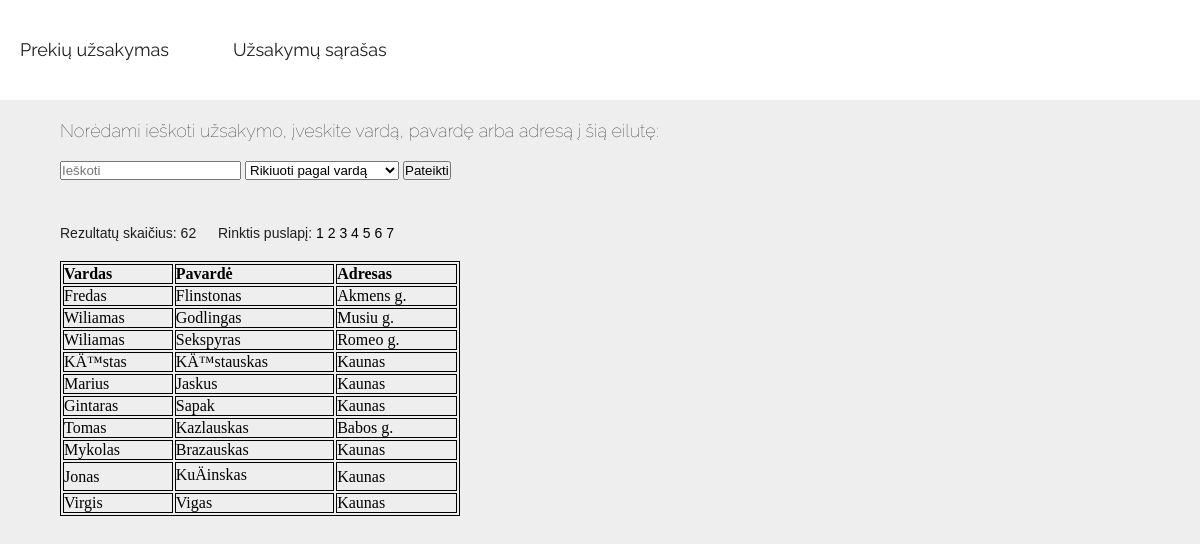
Page /sarasas.php?page=2 on the committed database.
### tables this page shows
CREATE TABLE `duomenys` (
  `id` int(11) NOT NULL AUTO_INCREMENT,
  `vardas` varchar(111) DEFAULT NULL,
  `pavarde` varchar(111) DEFAULT NULL,
  `adresas` varchar(111) DEFAULT NULL,
  KEY `id` (`id`)
);

### sarasas.php (the view, shortened to what this page needs)
<?php
include_once 'includes/dbh.php';
?>
<!DOCTYPE html>
<html>
<head>
	<link rel="stylesheet" href="style.css">
</head>
<body>
	<nav>
		<div class="wrapper">
	<ul>
	<li>
		<a href="index.php">Prekių užsakymas</a>
		<a href="sarasas.php">Užsakymų sąrašas</a>
	</li>
</ul>
</div>
</nav>
<div class="wrapper2">
<h2>Norėdami ieškoti užsakymo, įveskite vardą, pavardę arba adresą į šią eilutę:</h2>
<form method="GET" style="padding-bottom: 25px;">
	<input type="text" name="search" placeholder="Ieškoti" value="<?php if(isset($_POST['rikiavimas'])){echo $_GET['rikiavimas'] ;} ?>">
		<select name="rikiavimas">
	  <option value="varda">Rikiuoti pagal vardą</option>
	</select>
	<input type="submit" name="submit-rikiavimas" value="Pateikti" ></button>
</form>
<h3>Rezultatų skaičius: <?php
if (empty($search)){
		$totalcount = mysqli_num_rows(mysqli_query($conn, "SELECT * FROM duomenys"));
		}else{
		$totalcount = mysqli_num_rows(mysqli_query($conn, "SELECT * FROM duomenys WHERE (vardas LIKE '%$search%' OR pavarde LIKE '%$search%' OR adresas LIKE '%$search%')"));
		}
if(!empty($totalcount)){
	echo $totalcount;
}else{
	echo "Nėra tokių rezultatų";
}
?>
&emsp; Rinktis puslapį:
<?php
		if ($page = isset($_GET['page'])){
			$page = $_GET['page'];
		};
		if (empty($search)){
		$totalcount = mysqli_num_rows(mysqli_query($conn, "SELECT * FROM duomenys"));
		}else{
		$totalcount = mysqli_num_rows(mysqli_query($conn, "SELECT * FROM duomenys WHERE (vardas LIKE '%$search%' OR pavarde LIKE '%$search%' OR adresas LIKE '%$search%')"));
		}
		$a = $totalcount/10;
		$a = ceil($a)+1;
		for ($b=1; $b<$a; $b++){
			  ?><a
			  href="sarasas.php?page=<?php
			  echo $b;
			  if (!empty($rikiavimas)){
			  	echo '&rikiavimas=';
			  	echo $rikiavimas;
			  }
			  if (!empty($search)){
			  	echo '&search=';
			  	echo $search;
			  }
			  ?>"
			  style="text-decoration: none" method="_GET"><?php
			  	echo $b;
			  	 ?> </a>
			  <?php
		}
		if (empty($page) || $page == 1){
			$page = isset($_GET['page']);
			$page1 = 0;
		}else{
			$page1=($page*10)-10;
		}
if (empty($search)){
	if (isset($rikiavimas) &&  $rikiavimas =='varda'){
			$sql = "SELECT * FROM duomenys ORDER BY vardas LIMIT $page1, 10";
		}else if (isset($rikiavimas) &&  $rikiavimas =='pavarda'){
			$sql = "SELECT * FROM duomenys ORDER BY pavarde LIMIT $page1, 10";
		}else if (isset($rikiavimas) &&  $rikiavimas =='adresa'){
			$sql = "SELECT * FROM duomenys ORDER BY adresas LIMIT $page1, 10";
		}else{
			$sql = "SELECT * FROM duomenys LIMIT $page1, 10";
		}
	}
; ?> </h3>
<table>
	<tr>
		<th>Vardas</th>
		<th>Pavardė</th>
		<th>Adresas</th>
		<?php
		$results = mysqli_query($conn, $sql);
		while ($row = mysqli_fetch_assoc($results)){
			echo "<tr>";
			echo "<td>$row[vardas]</td>";
			echo "<td>$row[pavarde]</td>";
			echo "<td>$row[adresas]</td>";
			echo "</tr>";
	};
		?>
</table>
</div>
</body>
</html>

### style.css (style rules this page uses)
* { margin: 0; padding: 0; }
h2 { margin-top: 20px; margin-bottom: 20px; font-family: 'Raleway', sans-serif; font-size: 14px; font-weight: 100; text-decoration: none; color: #1e1e1e; color: #1e1e1e; text-align: center; }
h3 { margin-top: 20px; margin-bottom: 20px; font-family: 'Arial', sans-serif; font-size: 14px; font-weight: 100; text-decoration: none; color: #1e1e1e; color: #1e1e1e; }
ul li { list-style: none; display: inline-block; line-height: 100px; }
ul li a { font-family: 'Raleway', sans-serif; font-size: 14px; text-decoration: none; color: black; }
a { font-family: 'Arial', sans-serif; font-size: 14px; text-decoration: none; color: black; }
body { background-color: #eee; }
.wrapper { margin: 0 auto 0 0; width: 100%; }
.wrapper2 { width: 100%; height: 100px; }
nav { width: 100%; height: 100px; background-color: #fff; }
form { width: 90%; margin:0px auto; }
table { width: 100%; }
th { text-align: left; }
table, th, td { border:1px solid #000; }
@media only screen and (min-width: 768px) { h2 { margin-top: 20px; margin-bottom: 20px; font-family: 'Raleway', sans-serif; font-size: 18px; font-weight: 100; text-decoration: none; color: #1e1e1e; color: #1e1e1e; text-align: left; } }
@media only screen and (min-width: 768px) { ul li { list-style: none; display: inline-block; line-height: 100px; } }
@media only screen and (min-width: 768px) { ul li a { font-family: 'Raleway', sans-serif; font-size: 18px; text-decoration: none; color: #1e1e1e; padding: 0 20px; } }
@media only screen and (min-width: 768px) { body { background-color: #eee; } }
@media only screen and (min-width: 768px) { .wrapper { margin: 0 auto 0 0; width: 100%; } }
@media only screen and (min-width: 768px) { .wrapper2 { height: 100px; width: 90%; margin:0px auto; } }
@media only screen and (min-width: 768px) { nav { width: 100%; height: 100px; background-color: #fff; } }
@media only screen and (min-width: 768px) { form { width: 100%; margin:0px auto; } }
@media only screen and (min-width: 768px) { table { width: 400px; } }
@media only screen and (min-width: 768px) { th { text-align: left; } }
@media only screen and (min-width: 768px) { table, th, td { border:1px solid #000; } }

### rows in the picture
duomenys: vardas "Fredas", pavarde "Flinstonas", adresas "Akmens g."
duomenys: vardas "Wiliamas", pavarde "Godlingas", adresas "Musiu g."
duomenys: vardas "Wiliamas", pavarde "Sekspyras", adresas "Romeo g."
duomenys: vardas "KÄ™stas", pavarde "KÄ™stauskas", adresas "Kaunas"
duomenys: vardas "Marius", pavarde "Jaskus", adresas "Kaunas"
duomenys: vardas "Gintaras", pavarde "Sapak", adresas "Kaunas"
duomenys: vardas "Tomas", pavarde "Kazlauskas", adresas "Babos g."
duomenys: vardas "Mykolas", pavarde "Brazauskas", adresas "Kaunas"
duomenys: vardas "Jonas", pavarde "KuÄinskas", adresas "Kaunas"
duomenys: vardas "Virgis", pavarde "Vigas", adresas "Kaunas"

### other values in the picture
$totalcount "62"
